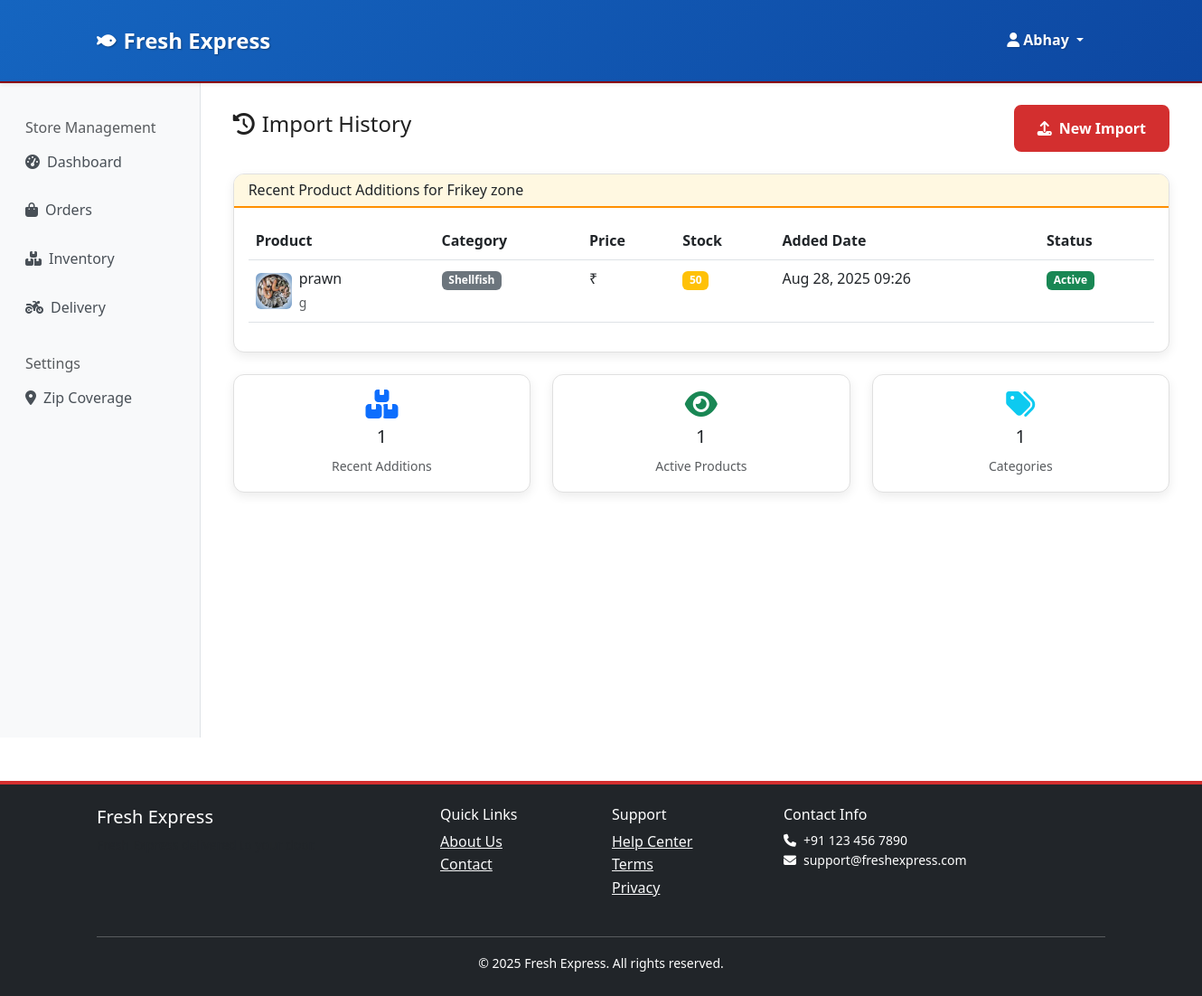
Page /stores/bulk-import/history/ (signed in) on the committed database.
### accounts/models.py (models this page shows, shortened)
class User(AbstractUser):
    USER_TYPES = [
        ('customer', 'Customer'),
        ('store_owner', 'Store Owner'),
        ('delivery_agent', 'Delivery Agent'),
        ('admin', 'Admin'),
    ]
    user_type = models.CharField(max_length=20, choices=USER_TYPES, default='customer')
    phone_number = models.CharField(max_length=15, blank=True, null=True)
    email_verified = models.BooleanField(default=False)
    phone_verified = models.BooleanField(default=False)
    created_at = models.DateTimeField(auto_now_add=True)
    updated_at = models.DateTimeField(auto_now=True)

### stores/models.py (models this page shows, shortened)
class Store(TimeStampedModel):
    STORE_STATUS = [
        ('open', 'Open'),
        ('closed', 'Closed'),
        ('pending_approval', 'Pending Approval'),
        ('suspended', 'Suspended'),
    ]
    store_id = models.UUIDField(default=uuid.uuid4, unique=True, editable=False)
    store_code = models.CharField(max_length=20, unique=True, db_index=True)
    name = models.CharField(max_length=100)
    description = models.TextField(blank=True, null=True)
    owner = models.ForeignKey(User, on_delete=models.CASCADE, related_name='owned_stores')
    phone_number = models.CharField(max_length=15)
    email = models.EmailField()
    address_line_1 = models.CharField(max_length=255)
    address_line_2 = models.CharField(max_length=255, blank=True, null=True)
    city = models.CharField(max_length=100)
    state = models.CharField(max_length=100)
    zip_code = models.CharField(max_length=10)
    logo = models.ImageField(upload_to='store_logos/', blank=True, null=True)
    banner_image = models.ImageField(upload_to='store_banners/', blank=True, null=True)
    business_hours = models.JSONField(default=dict, blank=True)
    status = models.CharField(max_length=20, choices=STORE_STATUS, default='pending_approval')
    is_active = models.BooleanField(default=True)
    auto_accept_orders = models.BooleanField(default=False)
    commission_rate = models.DecimalField(max_digits=5, decimal_places=2, default=Decimal('10.00'))
    zip_coverage = models.ManyToManyField(ZipArea, through='StoreZipCoverage')
    class Meta:
        ordering = ['name']
        indexes = [
            models.Index(fields=['store_code', 'status']),
            models.Index(fields=['status', 'is_active']),
        ]

### catalog/models.py (models this page shows, shortened)
class StoreProduct(TimeStampedModel):
    AVAILABILITY_STATUS = [
        ('in_stock', 'In Stock'),
        ('out_of_stock', 'Out of Stock'),
        ('pre_order', 'Pre-order'),
        ('discontinued', 'Discontinued'),
    ]
    store = models.ForeignKey(Store, on_delete=models.CASCADE, related_name='products')
    product = models.ForeignKey(Product, on_delete=models.CASCADE, related_name='store_products')
    price = models.DecimalField(max_digits=8, decimal_places=2)
    compare_price = models.DecimalField(max_digits=8, decimal_places=2, blank=True, null=True)
    cost_price = models.DecimalField(max_digits=8, decimal_places=2, blank=True, null=True)
    stock_quantity = models.PositiveIntegerField(default=0)
    low_stock_threshold = models.PositiveIntegerField(default=10)
    availability_status = models.CharField(max_length=20, choices=AVAILABILITY_STATUS, default='in_stock')
    is_featured = models.BooleanField(default=False)
    is_available = models.BooleanField(default=True)
    store_notes = models.TextField(blank=True, null=True)
    prep_time_minutes = models.PositiveIntegerField(default=0, help_text="Additional prep time")
    class Meta:
        unique_together = ['store', 'product']
        ordering = ['-is_featured', 'product__name']
        indexes = [
            models.Index(fields=['store', 'availability_status', 'is_available']),
            models.Index(fields=['is_featured', 'is_available']),
        ]

class Product(TimeStampedModel):
    name = models.CharField(max_length=200)
    slug = models.SlugField(max_length=200, unique=True)
    description = models.TextField()
    category = models.ForeignKey(Category, on_delete=models.CASCADE, related_name='products')
    sku = models.CharField(max_length=50, unique=True, blank=True, null=True)
    brand = models.CharField(max_length=100, blank=True, null=True)
    weight_per_unit = models.DecimalField(max_digits=6, decimal_places=2, help_text="Weight in grams")
    unit_type = models.CharField(max_length=20, default='grams')
    image = models.ImageField(upload_to='products/', blank=True, null=True, help_text="Main product image (required)")
    nutritional_info = models.JSONField(default=dict, blank=True)
    meta_title = models.CharField(max_length=200, blank=True, null=True)
    meta_description = models.TextField(blank=True, null=True)
    is_active = models.BooleanField(default=True)
    class Meta:
        ordering = ['category', 'name']
        indexes = [
            models.Index(fields=['category', 'is_active']),
            models.Index(fields=['slug']),
        ]

class Category(TimeStampedModel):
    name = models.CharField(max_length=100, unique=True)
    slug = models.SlugField(max_length=100, unique=True)
    description = models.TextField(blank=True, null=True)
    image = models.ImageField(upload_to='categories/', blank=True, null=True)
    parent = models.ForeignKey('self', on_delete=models.CASCADE, blank=True, null=True, related_name='subcategories')
    is_active = models.BooleanField(default=True)
    sort_order = models.PositiveIntegerField(default=0)
    class Meta:
        ordering = ['sort_order', 'name']
        verbose_name_plural = "Categories"

### stores/views_bulk_import.py (the view)
# urls.py: path('bulk-import/history/', views_bulk_import.import_history, name='import_history'),
@login_required
def import_history(request):
    user_store = Store.objects.filter(owner=request.user).first()
    if not user_store:
        return redirect('stores:dashboard')
    recent_imports = StoreProduct.objects.filter(
        store=user_store
    ).select_related('product', 'product__category').order_by('-created_at')[:50]
    context = {
        'store': user_store,
        'recent_imports': recent_imports,
    }
    return render(request, 'stores/import_history.html', context)

### templates/stores/import_history.html (shortened to what this page needs)
{% extends 'stores/base.html' %}
{% block store_content %}
<div class="container mt-4">
    <div class="d-flex justify-content-between align-items-center mb-4">
        <h4><i class="fas fa-history me-2"></i>Import History</h4>
        <a href="{% url 'stores:bulk_import' %}" class="btn btn-primary">
            <i class="fas fa-upload me-2"></i>New Import
        </a>
    </div>
    <div class="card">
        <div class="card-header">
            <h6 class="mb-0">Recent Product Additions for {{ store.name }}</h6>
        </div>
        <div class="card-body">
            {% if recent_imports %}
                <div class="table-responsive">
                    <table class="table table-hover">
                        <thead>
                            <tr>
                                <th>Product</th>
                                <th>Category</th>
                                <th>Price</th>
                                <th>Stock</th>
                                <th>Added Date</th>
                                <th>Status</th>
                            </tr>
                        </thead>
                        <tbody>
                            {% for item in recent_imports %}
                            <tr>
                                <td>
                                    <div class="d-flex align-items-center">
                                        {% if item.product.image %}
                                            <img src="{{ item.product.image.url }}"
                                                 class="rounded me-2" style="width: 40px; height: 40px; object-fit: cover;">
                                        {% else %}
                                            <div class="bg-light rounded me-2 d-flex align-items-center justify-content-center"
                                                 style="width: 40px; height: 40px;">
                                                <i class="fas fa-image text-muted"></i>
                                            </div>
                                        {% endif %}
                                        <div>
                                            <div class="fw-medium">{{ item.product.name }}</div>
                                            <small class="text-muted">{{ item.product.weight }}g</small>
                                        </div>
                                    </div>
                                </td>
                                <td>
                                    <span class="badge bg-secondary">{{ item.product.category.name }}</span>
                                </td>
                                <td class="fw-medium">₹{{ item.selling_price|floatformat:0 }}</td>
                                <td>
                                    <span class="badge {% if item.stock_quantity > 50 %}bg-success{% elif item.stock_quantity > 10 %}bg-warning{% else %}bg-danger{% endif %}">
                                        {{ item.stock_quantity }}
                                    </span>
                                </td>
                                <td>{{ item.created_at|date:"M d, Y H:i" }}</td>
                                <td>
                                    {% if item.is_available %}
                                        <span class="badge bg-success">Active</span>
                                    {% else %}
                                        <span class="badge bg-secondary">Inactive</span>
                                    {% endif %}
                                </td>
                            </tr>
                            {% endfor %}
                        </tbody>
                    </table>
                </div>
            {% endif %}
        </div>
    </div>
    {% if recent_imports %}
    <div class="mt-4">
        <div class="row">
            <div class="col-md-4">
                <div class="card text-center">
                    <div class="card-body">
                        <i class="fas fa-boxes fa-2x text-primary mb-2"></i>
                        <h5>{{ recent_imports|length }}</h5>
                        <small class="text-muted">Recent Additions</small>
                    </div>
                </div>
            </div>
            <div class="col-md-4">
                <div class="card text-center">
                    <div class="card-body">
                        <i class="fas fa-eye fa-2x text-success mb-2"></i>
                        <h5>{{ recent_imports|length|add:"0" }}</h5>
                        <small class="text-muted">Active Products</small>
                    </div>
                </div>
            </div>
            <div class="col-md-4">
                <div class="card text-center">
                    <div class="card-body">
                        <i class="fas fa-tags fa-2x text-info mb-2"></i>
                        <h5>{% regroup recent_imports by product.category as categories %}{{ categories|length }}</h5>
                        <small class="text-muted">Categories</small>
                    </div>
                </div>
            </div>
        </div>
    </div>
    {% endif %}
</div>
{% endblock %}

### templates/base.html (shortened to what this page needs)
<!DOCTYPE html>
<html lang="en">
<head>
    <link href="https://cdn.jsdelivr.net/npm/bootstrap@5.3.0/dist/css/bootstrap.min.css" rel="stylesheet">
    <link href="https://cdnjs.cloudflare.com/ajax/libs/font-awesome/6.4.0/css/all.min.css" rel="stylesheet">
    {% load static %}
    <link href="{% static 'css/appetite-theme.css' %}" rel="stylesheet">
    <link href="{% static 'css/common.css' %}" rel="stylesheet">
    <link href="{% static 'css/global-product-card.css' %}" rel="stylesheet">
</head>
<body>
    <nav class="navbar navbar-expand-lg navbar-light bg-white shadow-sm">
        <div class="container" >
            <a class="navbar-brand fw-bold text-primary" href="{% url 'core:home' %}">
                <i class="fas fa-fish me-2"></i>Fresh Express
            </a>
            <div class="collapse navbar-collapse" id="navbarNav">
                <ul class="navbar-nav">
                    {% if user.is_authenticated %}
                    <li class="nav-item dropdown">
                        <a class="nav-link dropdown-toggle" href="#" id="userDropdown" role="button"
                           data-bs-toggle="dropdown" aria-expanded="false">
                            <i class="fas fa-user me-1"></i>{{ user.get_full_name|default:user.username }}
                        </a>
                    </li>
                    {% endif %}
                </ul>
            </div>
        </div>
    </nav>
    <main>
        {% block content %}{% endblock %}
    </main>
    <footer class="bg-dark text-white mt-5 py-4">
        <div class="container">
            <div class="row">
                <div class="col-md-4">
                    <h5>Fresh Express</h5>
                    <p class="small text-muted">Fresh Express delivered to your door.</p>
                </div>
                <div class="col-md-2">
                    <h6>Quick Links</h6>
                    <ul class="list-unstyled">
                        <li><a href="{% url 'core:about' %}" class="text-light">About Us</a></li>
                        <li><a href="{% url 'core:contact' %}" class="text-light">Contact</a></li>
                    </ul>
                </div>
                <div class="col-md-2">
                    <h6>Support</h6>
                    <ul class="list-unstyled">
                        <li><a href="{% url 'chat:chat_list' %}" class="text-light">Help Center</a></li>
                        <li><a href="{% url 'core:terms' %}" class="text-light">Terms</a></li>
                        <li><a href="{% url 'core:privacy' %}" class="text-light">Privacy</a></li>
                    </ul>
                </div>
                <div class="col-md-4">
                    <h6>Contact Info</h6>
                    <p class="small">
                        <i class="fas fa-phone me-2"></i>+91 123 456 7890<br>
                        <i class="fas fa-envelope me-2"></i>support@freshexpress.com
                    </p>
                </div>
            </div>
            <hr class="mt-4">
            <div class="text-center">
                <small>&copy; 2025 Fresh Express. All rights reserved.</small>
            </div>
        </div>
    </footer>
    <script src="{% load static %}{% static 'js/main.js' %}"></script>
</body>
</html>

### rows in the picture
User: get_full_name "Abhay"
Store: name "Frikey zone"
StoreProduct: product.image (picture), product.name "prawn", product.category.name "Shellfish", stock_quantity "50", created_at "Aug 28, 2025 09:26", is_available "Active"

### other values in the picture
{{ recent_imports|length }} "1"
{{ recent_imports|length|add:"0" }} "1"
{{ categories|length }} "1"
